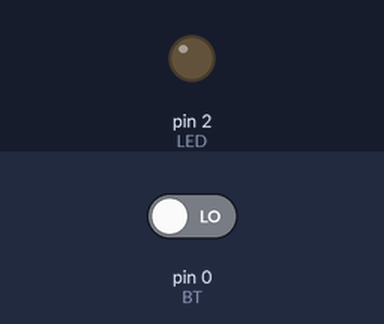
Simulated run of this sketch. Board: Arduino Uno, built with avr-gcc and run on an emulated ATmega328P. Parts: output pins drawn as LEDs (lit = HIGH). The test bench sets the inputs (shaded band); at power-on: pin 0 (BT) LOW.

Above: at 1.2 s.
1.3 s: pin 0 (BT) driven HIGH
At 2.5 s:
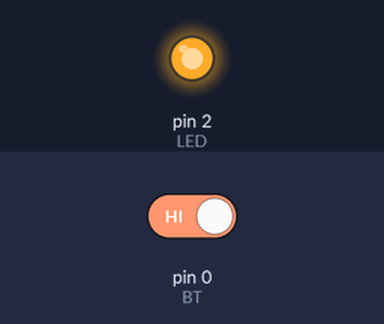
2.8 s: pin 0 (BT) driven LOW
At 3.7 s:
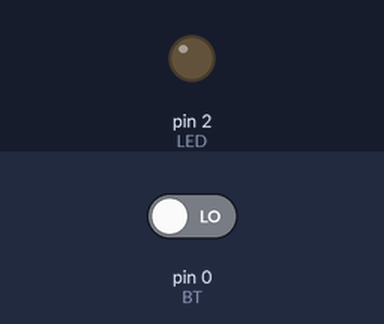
Timing chart, 0 to 5.8 s (numbered marks = the images above; inputs shaded):
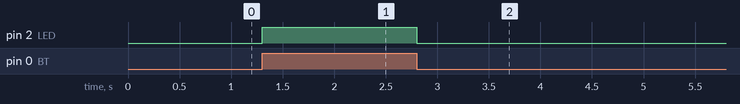

Measured:
- after the input at 1.3 s, pin 2 (LED): LOW → HIGH at once
- after the input at 2.8 s, pin 2 (LED): HIGH → LOW at once

The sketch:

02_pisca_led_botao.ino
```cpp
/*
 * Programinha bem simples, apenas para adaptação com o ESP, ao pressionar o botão BT o led LED acende
 */
//Definindo os GPIO
#define LED 2
#define BT 0
//variável que guarda se o botão está ou não pressionado (0 ou 1)
int pressionado = 0;
void setup() {
  // put your setup code here, to run once:
  //Definição dos pinos de entrada e saída
  pinMode(LED, OUTPUT);
  pinMode(BT, INPUT);
}

void loop() {
  // put your main code here, to run repeatedly:

  pressionado = digitalRead(BT);
  //Quando o botão estiver pressionado o Led liga
  if(pressionado == HIGH){
    digitalWrite(LED, HIGH);
  }else{
    digitalWrite(LED, LOW);
  }

}
```
